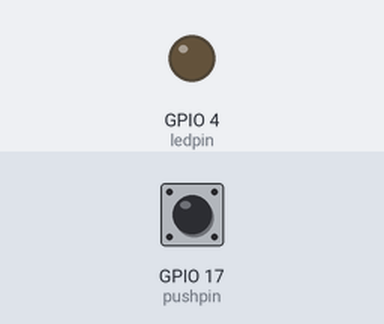
Bench run of a program on a simulated Raspberry Pi (BCM pin numbers). Parts: output pins drawn as LEDs (lit = HIGH). The inputs (shaded band) are chosen by the test bench; at power-on: GPIO 17 (pushpin) HIGH.

Above: at 1.2 s.
1.3 s: GPIO 17 (pushpin) pulled LOW for 0.25 s
At 1.5 s:
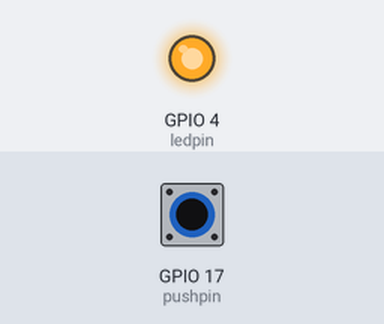
3.1 s: GPIO 17 (pushpin) pulled LOW for 3.2 s
At 7.8 s:
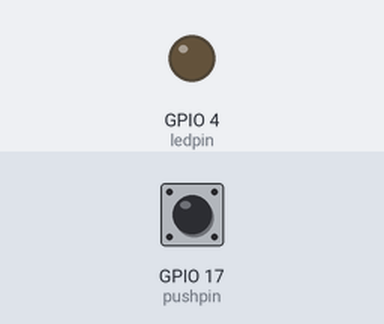
Timing chart, 0 to 9.3 s (numbered marks = the images above; inputs shaded):
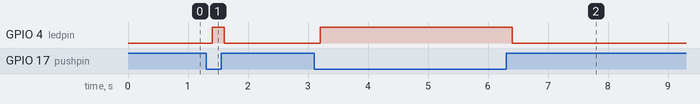

Measured:
- after the input at 1.3 s, GPIO 4 (ledpin): LOW → HIGH after 0.10 s, → LOW 0.20 s later
- after the input at 3.1 s, GPIO 4 (ledpin): LOW → HIGH after 0.10 s, → LOW 3.2 s later

The program:

c1.py
```python
#import the libraries
import RPi.GPIO as GPIO
from time import sleep
GPIO.setmode(GPIO.BCM)

# set the pin numbers to be used from Broadcom chip

ledpin = 4 # assign a variable name to pin 4
pushpin = 17 # assign a variable name to pin 17
GPIO.setup(ledpin, GPIO.OUT) # set GPIO pin 4 as Output
GPIO.setup(pushpin, GPIO.IN) # set GPIO pin 17 as Input
GPIO.setup(4, GPIO.OUT, initial=GPIO.LOW) # set the initial output of pin 4 to be LOW

while True:
           GPIO.output(ledpin, not GPIO.input(pushpin)) # read the inverse value of input pin 17
           sleep(0.2)
```
